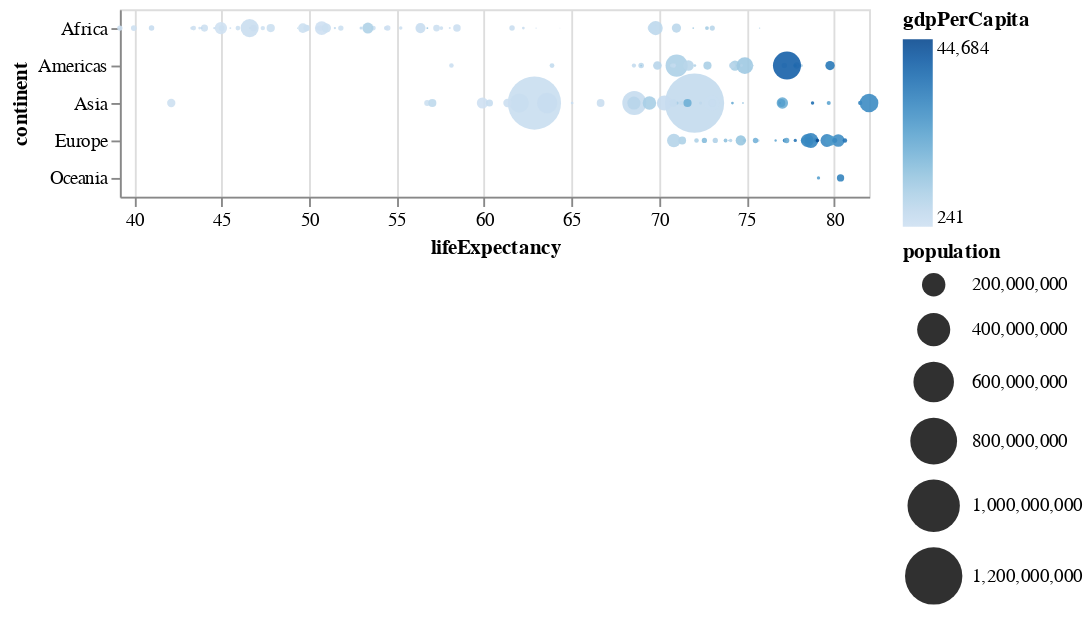

Write notebook code for a chart like this one.
### Code cell
alt.Chart(data2002).mark_circle().encode(
    alt.X("lifeExpectancy:Q", scale=alt.Scale(zero=False, nice=False)),
    alt.Y("continent:O"),
    alt.Size("population:Q", scale=alt.Scale(range=[0,1000])),
    alt.Color("gdpPerCapita:Q"),
    alt.OpacityValue(0.9),
    alt.Tooltip("country")
)

### Figure 1 — Vega-Lite specification as saved in the notebook (floating-point values rounded to 4 significant figures; data arrays with more than 128 entries replaced by an {"elided": "..."} marker saying what was removed)
{"config": {"view": {"continuousWidth": 400, "continuousHeight": 300}}, "data": {"name": "data-964a61b051c519a7a790da86eeedefcd"}, "mark": "circle", "encoding": {"color": {"type": "quantitative", "field": "gdpPerCapita"}, "opacity": {"value": 0.9}, "size": {"type": "quantitative", "field": "population", "scale": {"range": [0, 1000]}}, "tooltip": {"type": "nominal", "field": "country"}, "x": {"type": "quantitative", "field": "lifeExpectancy", "scale": {"nice": false, "zero": false}}, "y": {"type": "ordinal", "field": "continent"}}, "$schema": "https://vega.github.io/schema/vega-lite/v4.8.1.json", "datasets": {"data-964a61b051c519a7a790da86eeedefcd": {"elided": "142 records"}}}
